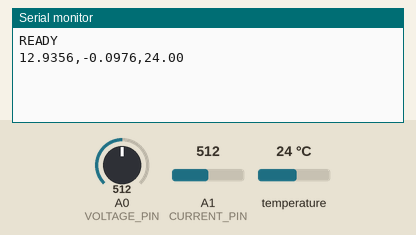
A sketch run on a simulated Arduino Uno, built with avr-gcc and run on an emulated ATmega328P. Shown: the last lines printed to the serial monitor. The inputs (shaded band) are chosen by the test bench; at power-on: temperature 24 °C, A0 (VOLTAGE_PIN) = 512, A1 (CURRENT_PIN) = 512.

Above: at 2.2 s.
2.3 s: temperature set to 12 °C
At 4.4 s:
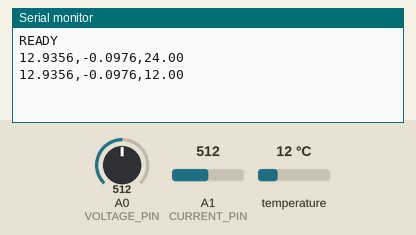
4.7 s: A0 (VOLTAGE_PIN) set to 716
At 6.3 s:
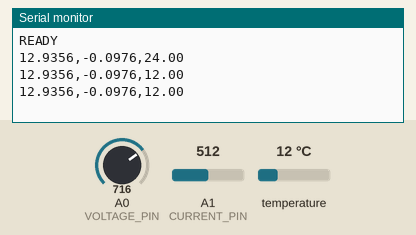
7.1 s: A1 (CURRENT_PIN) set to 716
At 7.6 s:
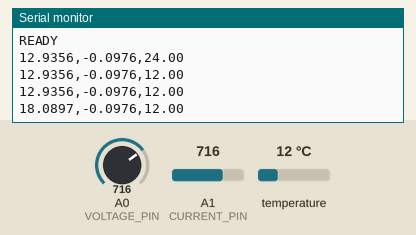
9.5 s: temperature set to 19 °C
At 11.5 s:
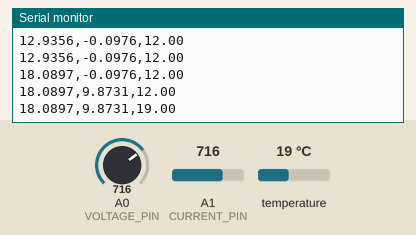
11.9 s: A0 (VOLTAGE_PIN) set to 900
At 12.8 s:
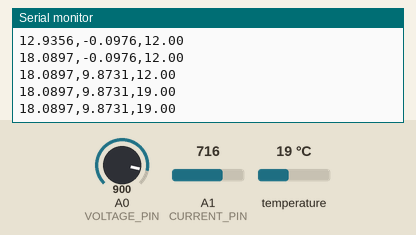
14.3 s: A1 (CURRENT_PIN) set to 900
At 14.3 s:
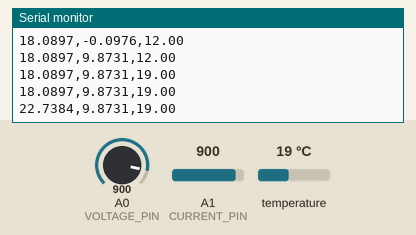
Timing chart, 0 to 17.3 s (numbered marks = the images above; inputs shaded):
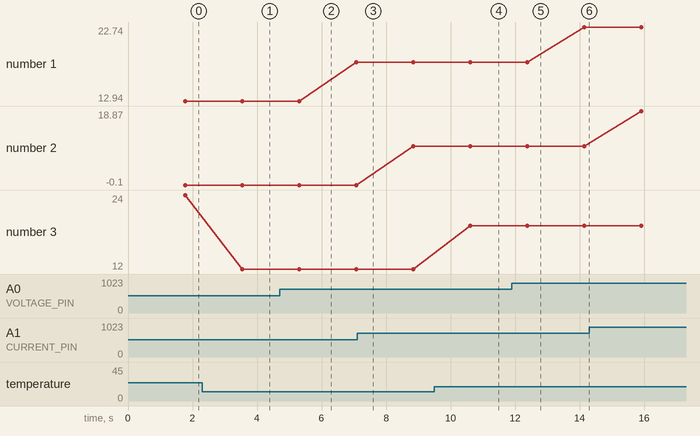

Measured:
- after the input at 2.3 s, the serial monitor: prints a new line after 1.2 s (image 1)
- after the input at 9.5 s, the serial monitor: prints a new line after 1.1 s (image 4)
- plotted number 1: 12.94 → 18.09 after the input at 4.7 s, 18.09 → 22.74 after the input at 11.9 s
- plotted number 2: -0.1 → 9.87 after the input at 7.1 s, 9.87 → 18.87 after the input at 14.3 s
- plotted number 3: 24 → 12 after the input at 2.3 s, 12 → 19 after the input at 9.5 s

The sketch:

battery_monitor.ino
```cpp
// Battery Monitor — V, I, T
// Sends data to MATLAB via Serial
// Format: voltage,current,temperature

#include <OneWire.h>
#include <DallasTemperature.h>

// Pin definitions
#define VOLTAGE_PIN  A0
#define CURRENT_PIN  A1
#define TEMP_PIN     2

// DS18B20 setup
OneWire oneWire(TEMP_PIN);
DallasTemperature sensors(&oneWire);

// Calibration constants
const float VOLTAGE_RATIO  = 5.1692;  // your calibrated value
const float ZERO_OFFSET    = 2.5122;     // ACS712 zero current offset
const float SENSITIVITY    = 0.1;     // ACS712 20A = 100mV/A

void setup()
{
    Serial.begin(9600);
    sensors.begin();
    delay(1000);
    Serial.println("READY");  // signals MATLAB that Arduino is ready
}

void loop()
{
    // Read voltage
    int rawV = analogRead(VOLTAGE_PIN);
    float voltage = (rawV / 1023.0) * 5.0 * VOLTAGE_RATIO;

    // Read current
    int rawI = analogRead(CURRENT_PIN);
    float current = ((rawI / 1023.0) * 5.0 - ZERO_OFFSET) / SENSITIVITY;
// Filter small noise — ignore readings below 50mA
if(abs(current) < 0.05)
{
    current = 0.0;
}

    // Read temperature
    sensors.requestTemperatures();
    float temperature = sensors.getTempCByIndex(0);

    // Send to MATLAB as comma separated values
    Serial.print(voltage, 4);
    Serial.print(",");
    Serial.print(current, 4);
    Serial.print(",");
    Serial.println(temperature, 2);

    delay(1000);  // 1 second between readings
}
```
